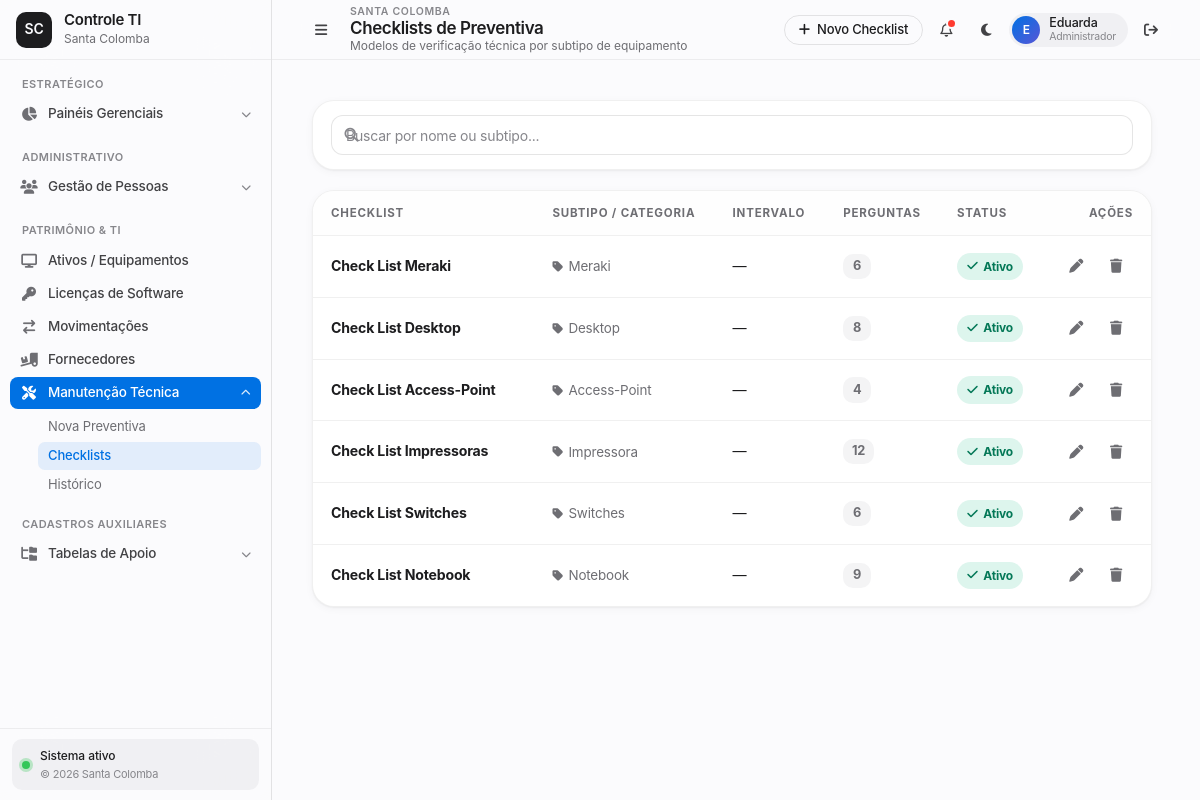
Screenshot of /preventiva/checklists/ (signed in) with the database file from the repository.
### ProjetoEstoque/models.py (models this page shows, shortened)
class AuditModel(models.Model):
    criado_por = models.ForeignKey(User, related_name="%(class)s_criador", on_delete=models.SET_NULL, null=True, blank=True)
    atualizado_por = models.ForeignKey(User, related_name="%(class)s_atualizador", on_delete=models.SET_NULL, null=True, blank=True)
    created_at = models.DateTimeField(auto_now_add=True)
    updated_at = models.DateTimeField(auto_now=True)
    class Meta:
        abstract = True

class CheckListModelo(AuditModel):
    nome = models.CharField(max_length=120)
    ativo = models.CharField(max_length=3, choices=SimNaoChoices.choices, default=SimNaoChoices.SIM)
    subtipo = models.ForeignKey(Subtipo, on_delete=models.SET_NULL, null=True, blank=True,
                                help_text="Opcional: restringe este checklist a um subtipo de item.")
    intervalo_dias = models.PositiveIntegerField(default=0, help_text="Periodicidade padrão (dias). 0 = sem programação.")
    class Meta:
        ordering = ["nome"]
        verbose_name = "Modelo de Checklist"
        verbose_name_plural = "Modelos de Checklist"

class Subtipo(AuditModel):
    nome = models.CharField(max_length=100)
    alocado = models.CharField(max_length=3, choices=SimNaoChoices.choices)
    categoria = models.ForeignKey(Categoria, on_delete=models.CASCADE)

### ProjetoEstoque/views/preventivas.py (the view)
# urls.py: path("preventiva/checklists/", views.checklist_list, name="checklist_list"),
@login_required
def checklist_list(request):
    q = (request.GET.get("q") or "").strip()
    qs = (
        CheckListModelo.objects
        .select_related("subtipo", "subtipo__categoria")
        .annotate(perguntas_count=Count("perguntas"))
        .order_by("-created_at", "nome")
    )
    if q:
        qs = qs.filter(
            Q(nome__icontains=q)
            | Q(subtipo__nome__icontains=q)
            | Q(subtipo__categoria__nome__icontains=q)
        )
    paginator = Paginator(qs, 12)
    page_obj = paginator.get_page(request.GET.get("page"))
    context = {
        "page_obj": page_obj,
        "q": q,
        "total": qs.count(),
    }
    return render(request, "front/preventivas/checklist_list.html", context)

### ProjetoEstoque/templates/front/preventivas/checklist_list.html (shortened to what this page needs)
{% extends 'base.html' %}
{% block page_title %}Checklists de Preventiva{% endblock %}
{% block page_subtitle %}Modelos de verificação técnica por subtipo de equipamento{% endblock %}
{% block header_actions %}
  <a href="{% url 'checklist_create' %}" class="btn btn-sm btn-primary">
    <i class="fa fa-plus" aria-hidden="true"></i> Novo Checklist
  </a>
{% endblock %}
{% block content %}
<div class="cl-list-page">
  <div class="cl-toolbar">
    <form id="searchForm" method="get" class="cl-search-wrap" autocomplete="off">
      <input id="q-input" type="text" name="q" class="cl-search-input"
             placeholder="Buscar por nome ou subtipo..." value="{{ q|default:'' }}">
    </form>
  </div>
  <div class="cl-table-card">
    <div class="cl-table-wrap">
      <table class="cl-table">
        <thead>
          <tr>
            <th style="width:35%">Checklist</th>
            <th style="width:22%">Subtipo / Categoria</th>
            <th style="width:14%">Intervalo</th>
            <th style="width:10%">Perguntas</th>
            <th style="width:10%">Status</th>
            <th style="width:9%;text-align:right">Ações</th>
          </tr>
        </thead>
        <tbody>
          {% for c in page_obj %}
            <tr>
              <td>
                <strong>{{ c.nome }}</strong>
              </td>
              <td>
                {% if c.subtipo %}
                  <span class="cl-subtipo">
                    <i class="fa fa-tag" aria-hidden="true" style="font-size:.75rem;"></i>
                    {{ c.subtipo.nome }}
                  </span>
                {% else %}
                  <span style="color:var(--separator-strong,rgba(0,0,0,.18))">—</span>
                {% endif %}
              </td>
              <td>{{ c.intervalo_dias|default:"—" }}{% if c.intervalo_dias %} dias{% endif %}</td>
              <td><span class="cl-count-pill">{{ c.perguntas_count }}</span></td>
              <td>
                {% if c.ativo %}
                  <span class="cl-badge cl-badge-active"><i class="fa fa-check" aria-hidden="true"></i> Ativo</span>
                {% else %}
                  <span class="cl-badge cl-badge-inactive">Inativo</span>
                {% endif %}
              </td>
              <td>
                <div class="cl-action-group">
                  <a href="{% url 'checklist_form' c.pk %}" class="cl-icon-btn" title="Editar" aria-label="Editar {{ c.nome }}">
                    <i class="fa fa-pen" aria-hidden="true"></i>
                  </a>
                  <button type="button" class="cl-icon-btn danger" title="Excluir"
                          aria-label="Excluir {{ c.nome }}"
                          onclick="clOpenDeleteModal('{{ c.pk }}', '{{ c.nome|escapejs }}')">
                    <i class="fa fa-trash" aria-hidden="true"></i>
                  </button>
                </div>
              </td>
            </tr>
          {% endfor %}
        </tbody>
      </table>
    </div>
  </div>
</div>
{% endblock %}

### ProjetoEstoque/templates/base.html (shortened to what this page needs)
{% load static %}
<!DOCTYPE html>
<html lang="pt-br">
<head>
  <link rel="stylesheet" href="https://cdnjs.cloudflare.com/ajax/libs/font-awesome/6.5.2/css/all.min.css">
</head>
<body class="theme-light">
  <div class="app-shell" id="appShell">
    <aside class="sidebar" id="sidebar" aria-label="Menu lateral principal">
      <div class="sidebar-brand">
        <a href="{% url 'dashboard' %}" class="brand-mark" aria-label="Ir para o dashboard">
          <span class="brand-fallback" style="display: none;">SC</span>
        </a>
        <div class="brand-copy">
          <span class="brand-title">Controle TI</span>
          <span class="brand-subtitle">Santa Colomba</span>
        </div>
      </div>
      <nav class="sidebar-nav" aria-label="Navegação do sistema">
        <section class="nav-section" aria-labelledby="nav-estrategico">
          <div class="nav-label" id="nav-estrategico">Estratégico</div>
          <div class="nav-group">
            <button
              type="button"
              class="nav-button "
              data-submenu-target="sub-dash"
              aria-expanded="false"
              aria-controls="sub-dash"
              title="Painéis gerenciais">
              <i class="fa-solid fa-chart-pie nav-icon" aria-hidden="true"></i>
              <span class="nav-text">Painéis Gerenciais</span>
              <i class="fa-solid fa-chevron-down nav-arrow" aria-hidden="true"></i>
            </button>
            <div class="submenu" id="sub-dash">
              <div class="submenu-inner">
                <a href="{% url 'alertas_dashboard' %}" class="sub-link {% if request.resolver_match.url_name == 'alertas_dashboard' %}is-active{% endif %}">Alertas</a>
              </div>
            </div>
          </div>
        </section>
        <section class="nav-section" aria-labelledby="nav-administrativo">
          <div class="nav-label" id="nav-administrativo">Administrativo</div>
          <div class="nav-group">
            <button
              type="button"
              class="nav-button {% if 'usuario' in request.resolver_match.url_name or 'centrocusto' in request.resolver_match.url_name %}is-active{% endif %}"
              data-submenu-target="sub-pessoas"
              aria-expanded="false"
              aria-controls="sub-pessoas"
              title="Gestão de pessoas">
              <i class="fa-solid fa-users nav-icon" aria-hidden="true"></i>
              <span class="nav-text">Gestão de Pessoas</span>
              <i class="fa-solid fa-chevron-down nav-arrow" aria-hidden="true"></i>
            </button>
            <div class="submenu" id="sub-pessoas">
              <div class="submenu-inner">
                <a href="{% url 'usuario_list' %}" class="sub-link {% if 'usuario' in request.resolver_match.url_name and 'hierarquia' not in request.resolver_match.url_name %}is-active{% endif %}">Colaboradores</a>
              </div>
            </div>
          </div>
        </section>
        <section class="nav-section" aria-labelledby="nav-patrimonio">
          <div class="nav-label" id="nav-patrimonio">Patrimônio & TI</div>
          <a href="{% url 'equipamentos_list' %}" class="nav-item {% if 'equipamento' in request.resolver_match.url_name %}is-active{% endif %}" title="Ativos e equipamentos">
            <i class="fa-solid fa-display nav-icon" aria-hidden="true"></i>
            <span class="nav-text">Ativos / Equipamentos</span>
          </a>
          <a href="{% url 'licenca_list' %}" class="nav-item {% if 'licenca_' in request.resolver_match.url_name and 'dashboard' not in request.resolver_match.url_name %}is-active{% endif %}" title="Licenças de software">
            <i class="fa-solid fa-key nav-icon" aria-hidden="true"></i>
            <span class="nav-text">Licenças de Software</span>
          </a>
          <a href="{% url 'movimentacao_list' %}" class="nav-item {% if 'movimentacao' in request.resolver_match.url_name %}is-active{% endif %}" title="Movimentações">
            <i class="fa-solid fa-arrow-right-arrow-left nav-icon" aria-hidden="true"></i>
            <span class="nav-text">Movimentações</span>
          </a>
          <a href="{% url 'fornecedor_list' %}" class="nav-item {% if 'fornecedor' in request.resolver_match.url_name %}is-active{% endif %}" title="Fornecedores">
            <i class="fa-solid fa-truck-ramp-box nav-icon" aria-hidden="true"></i>
            <span class="nav-text">Fornecedores</span>
          </a>
          <div class="nav-group">
            <button
              type="button"
              class="nav-button {% if 'preventiva' in request.resolver_match.url_name and 'dashboard' not in request.resolver_match.url_name or request.resolver_match.url_name == 'checklist_list' %}is-active{% endif %}"
              data-submenu-target="sub-manutencao"
              aria-expanded="false"
              aria-controls="sub-manutencao"
              title="Manutenção técnica">
              <i class="fa-solid fa-screwdriver-wrench nav-icon" aria-hidden="true"></i>
              <span class="nav-text">Manutenção Técnica</span>
              <i class="fa-solid fa-chevron-down nav-arrow" aria-hidden="true"></i>
            </button>
            <div class="submenu" id="sub-manutencao">
              <div class="submenu-inner">
                <a href="{% url 'preventiva_start' %}" class="sub-link {% if request.resolver_match.url_name == 'preventiva_start' %}is-active{% endif %}">Nova Preventiva</a>
                <a href="{% url 'checklist_list' %}" class="sub-link {% if request.resolver_match.url_name == 'checklist_list' %}is-active{% endif %}">Checklists</a>
                <a href="{% url 'preventiva_list' %}" class="sub-link {% if request.resolver_match.url_name == 'preventiva_list' %}is-active{% endif %}">Histórico</a>
              </div>
            </div>
          </div>
        </section>
        <section class="nav-section" aria-labelledby="nav-cadastros">
          <div class="nav-label" id="nav-cadastros">Cadastros Auxiliares</div>
          <div class="nav-group">
            <button
              type="button"
              class="nav-button {% if 'subtipo' in request.resolver_match.url_name or 'localidade' in request.resolver_match.url_name or 'funcoes' in request.resolver_match.url_name %}is-active{% endif %}"
              data-submenu-target="sub-cadastros"
              aria-expanded="false"
              aria-controls="sub-cadastros"
              title="Tabelas de apoio">
              <i class="fa-solid fa-folder-tree nav-icon" aria-hidden="true"></i>
              <span class="nav-text">Tabelas de Apoio</span>
              <i class="fa-solid fa-chevron-down nav-arrow" aria-hidden="true"></i>
            </button>
            <div class="submenu" id="sub-cadastros">
              <div class="submenu-inner">
                <a href="{% url 'subtipo_list' %}" class="sub-link {% if request.resolver_match.url_name == 'subtipo_list' %}is-active{% endif %}">Tipos de Item</a>
              </div>
            </div>
          </div>
        </section>
      </nav>
      <div class="sidebar-footer">
        <div class="system-status" title="Sistema operacional">
          <span class="status-dot" aria-hidden="true"></span>
          <div class="status-copy">
            <span class="status-title">Sistema ativo</span>
            <span class="status-subtitle">© {% now "Y" %} Santa Colomba</span>
          </div>
        </div>
      </div>
    </aside>
    <main class="main-shell">
      <header class="topbar">
        <div class="topbar-left">
          <button
            type="button"
            class="sidebar-toggle"
            id="sidebarToggle"
            aria-label="Abrir ou recolher menu lateral"
            aria-controls="sidebar"
            aria-expanded="false">
            <i class="fa-solid fa-bars" aria-hidden="true"></i>
          </button>
          <div class="topbar-title-group">
            <span class="eyebrow">Santa Colomba</span>
            <h1 class="topbar-title">{% block page_title %}Sistema de Controle{% endblock %}</h1>
            <span class="topbar-subtitle">{% block page_subtitle %}Ativos, licenças, movimentações e manutenção{% endblock %}</span>
          </div>
        </div>
        <div class="topbar-actions">
          <div class="quick-actions">
            {% block header_actions %}{% endblock %}
          </div>
          <button type="button" class="icon-button" id="notificationButton" aria-label="Notificações" title="Notificações">
            <i class="fa-regular fa-bell" aria-hidden="true"></i>
            <span class="badge-dot" aria-hidden="true"></span>
          </button>
          <button type="button" class="icon-button" id="themeToggle" aria-label="Alternar entre modo claro e escuro" title="Alternar tema">
            <i class="fa-solid fa-moon" id="themeIcon" aria-hidden="true"></i>
          </button>
          <div class="profile-chip" title="Usuário logado">
            <div class="profile-avatar" aria-hidden="true">
              {{ user.username|default:"U"|slice:":1"|upper }}
            </div>
            <div class="profile-copy">
              <span class="profile-name">{{ user.first_name|default:user.username }}</span>
              <span class="profile-role">Administrador</span>
            </div>
          </div>
          <form method="post" action="{% url 'logout' %}" style="margin:0;padding:0;">
            <button type="submit" class="logout-button" title="Sair do sistema" aria-label="Sair do sistema">
              <i class="fa-solid fa-arrow-right-from-bracket" aria-hidden="true"></i>
            </button>
          </form>
        </div>
      </header>
      <div class="main-scroll" id="mainContent" tabindex="-1">
        <div class="main-container">
          {% block content %}{% endblock %}
        </div>
      </div>
    </main>
  </div>
</body>
</html>

### rows the page displays
CheckListModelo: nome "Check List Meraki", subtipo.nome "Meraki", intervalo_dias "—", perguntas_count "6", ativo "Ativo"
CheckListModelo: nome "Check List Desktop", subtipo.nome "Desktop", intervalo_dias "—", perguntas_count "8", ativo "Ativo"
CheckListModelo: nome "Check List Access-Point", subtipo.nome "Access-Point", intervalo_dias "—", perguntas_count "4", ativo "Ativo"
CheckListModelo: nome "Check List Impressoras", subtipo.nome "Impressora", intervalo_dias "—", perguntas_count "12", ativo "Ativo"
CheckListModelo: nome "Check List Switches", subtipo.nome "Switches", intervalo_dias "—", perguntas_count "6", ativo "Ativo"
CheckListModelo: nome "Check List Notebook", subtipo.nome "Notebook", intervalo_dias "—", perguntas_count "9", ativo "Ativo"

### other values shown
{{ user.username|default:"U"|slice:":1"|upper }} "E"
{{ user.first_name|default:user.username }} "Eduarda"
